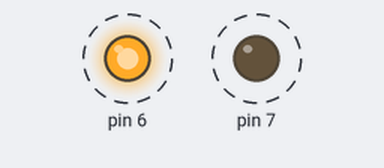
Bench run of a sketch on a simulated Arduino Uno, built with avr-gcc and run on an emulated ATmega328P. Shown: output pins drawn as LEDs (lit = HIGH). Dashed ring = blinking.

Above: at 0.3 s.
Timing chart, 0 to 3.5 s (numbered marks = the images above):
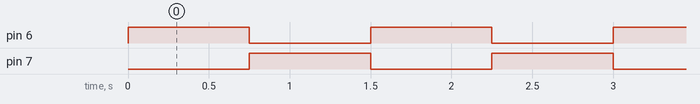

The sketch:

flipflop.ino
```cpp
void setup() {
  pinMode(6,OUTPUT);
  pinMode(7, OUTPUT);

}

void loop() {
  digitalWrite(6,HIGH);
  digitalWrite(7,LOW);
  delay(750);
  digitalWrite(6, LOW);
  digitalWrite(7, HIGH);
  delay(750);


}
```

Measured:
- by itself, pin 6, pin 7: alternates HIGH for 0.75 s and LOW for 0.75 s
